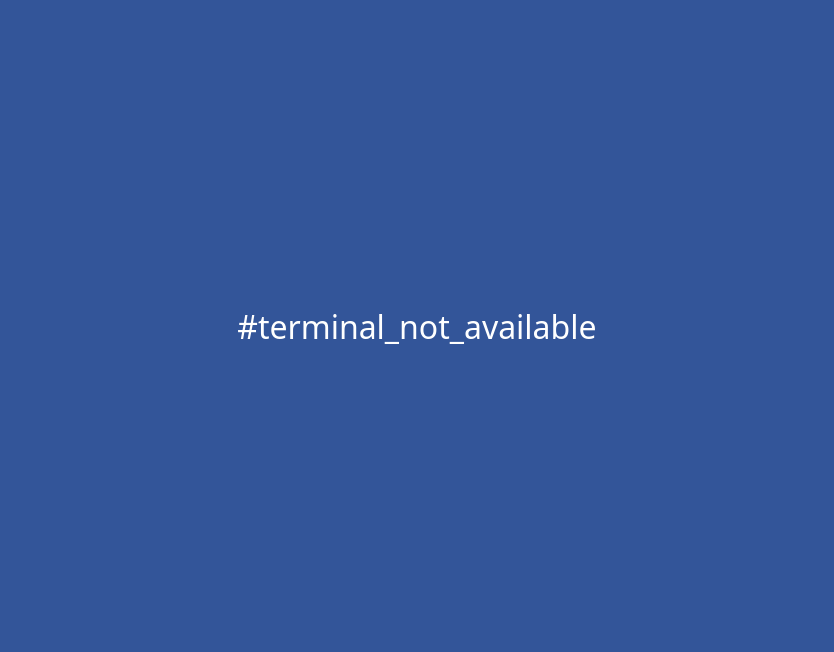
<?xml version="1.0" encoding="UTF-8"?>
<ui version="4.0">
 <class>SplashScreenClass</class>
 <widget class="QWidget" name="SplashScreenClass">
  <property name="geometry">
   <rect>
    <x>0</x>
    <y>0</y>
    <width>834</width>
    <height>652</height>
   </rect>
  </property>
  <property name="font">
   <font>
    <family>PT Sans Caption</family>
    <pointsize>24</pointsize>
   </font>
  </property>
  <property name="windowTitle">
   <string notr="true"/>
  </property>
  <property name="styleSheet">
   <string notr="true">color: rgb(255, 255, 255);
background-color: #335599;</string>
  </property>
  <layout class="QVBoxLayout" name="verticalLayout">
   <item>
    <spacer name="verticalSpacer">
     <property name="orientation">
      <enum>Qt::Vertical</enum>
     </property>
     <property name="sizeHint" stdset="0">
      <size>
       <width>20</width>
       <height>254</height>
      </size>
     </property>
    </spacer>
   </item>
   <item>
    <layout class="QHBoxLayout" name="horizontalLayout">
     <item>
      <spacer name="horizontalSpacer">
       <property name="orientation">
        <enum>Qt::Horizontal</enum>
       </property>
       <property name="sizeHint" stdset="0">
        <size>
         <width>40</width>
         <height>20</height>
        </size>
       </property>
      </spacer>
     </item>
     <item>
      <widget class="QLabel" name="lblMessage">
       <property name="font">
        <font>
         <family>PT Sans Caption</family>
         <pointsize>24</pointsize>
         <weight>50</weight>
         <bold>false</bold>
        </font>
       </property>
       <property name="text">
        <string>#terminal_not_available</string>
       </property>
       <property name="alignment">
        <set>Qt::AlignCenter</set>
       </property>
      </widget>
     </item>
     <item>
      <spacer name="horizontalSpacer_2">
       <property name="orientation">
        <enum>Qt::Horizontal</enum>
       </property>
       <property name="sizeHint" stdset="0">
        <size>
         <width>40</width>
         <height>20</height>
        </size>
       </property>
      </spacer>
     </item>
    </layout>
   </item>
   <item>
    <spacer name="verticalSpacer_2">
     <property name="orientation">
      <enum>Qt::Vertical</enum>
     </property>
     <property name="sizeHint" stdset="0">
      <size>
       <width>20</width>
       <height>255</height>
      </size>
     </property>
    </spacer>
   </item>
  </layout>
 </widget>
 <layoutdefault spacing="6" margin="11"/>
 <resources>
  <include location="Resources.qrc"/>
 </resources>
 <connections/>
</ui>
